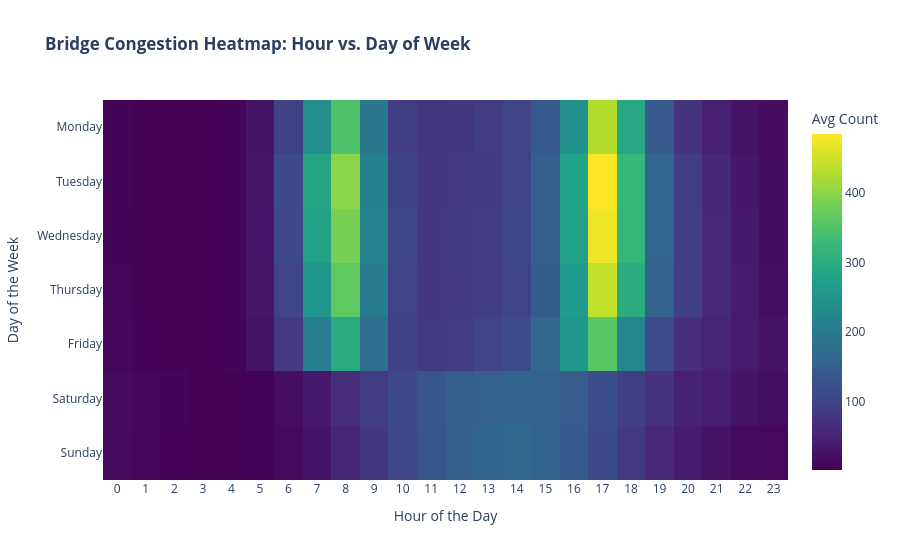

The notebook cell this image was saved under:
### Code cell
# Create a pivot table counting average riders per hour per day of week
heatmap_data = df_cleaned.groupby(['Day_of_Week', 'Hour'])['Total_Count'].mean().reset_index()
# Map index back to string labels for readable visual layout
day_map = {0: 'Monday', 1: 'Tuesday', 2: 'Wednesday', 3: 'Thursday', 4: 'Friday', 5: 'Saturday', 6: 'Sunday'}
heatmap_data['Day_Name'] = heatmap_data['Day_of_Week'].map(day_map)

# Pivot for heatmap generation
heatmap_pivot = heatmap_data.pivot(index='Day_Name', columns='Hour', values='Total_Count')
heatmap_pivot = heatmap_pivot.reindex(['Monday', 'Tuesday', 'Wednesday', 'Thursday', 'Friday', 'Saturday', 'Sunday'])

fig_heatmap = px.imshow(
    heatmap_pivot,
    labels=dict(x="Hour of the Day", y="Day of the Week", color="Avg Count"),
    x=heatmap_pivot.columns,
    y=heatmap_pivot.index,
    color_continuous_scale='Viridis',
    title='<b>Bridge Congestion Heatmap: Hour vs. Day of Week</b>'
)
fig_heatmap.update_layout(xaxis=dict(tickmode='linear', dtick=1))
fig_heatmap.show()

### Figure 1 — Plotly figure (JSON) as saved in the notebook; plotly's stock layout.template omitted (floating-point values rounded to 4 significant figures; data arrays with more than 128 entries replaced by an {"elided": "..."} marker saying what was removed)
{"data": [{"coloraxis": "coloraxis", "hovertemplate": "Hour of the Day: %{x}<br>Day of the Week: %{y}<br>Avg Count: %{z}<extra></extra>", "name": "0", "type": "heatmap", "x": [0, 1, 2, 3, 4, 5, 6, 7, 8, 9, 10, 11, 12, 13, 14, 15, 16, 17, 18, 19, 20, 21, 22, 23], "xaxis": "x", "y": ["Monday", "Tuesday", "Wednesday", "Thursday", "Friday", "Saturday", "Sunday"], "yaxis": "y", "z": {"elided": "7x24 float values"}}], "layout": {"coloraxis": {"colorbar": {"title": {"text": "Avg Count"}}, "colorscale": [[0, "#440154"], [0.1111, "#482878"], [0.2222, "#3e4989"], [0.3333, "#31688e"], [0.4444, "#26828e"], [0.5556, "#1f9e89"], [0.6667, "#35b779"], [0.7778, "#6ece58"], [0.8889, "#b5de2b"], [1, "#fde725"]]}, "title": {"text": "<b>Bridge Congestion Heatmap: Hour vs. Day of Week</b>"}, "xaxis": {"anchor": "y", "constrain": "domain", "domain": [0, 1], "dtick": 1, "scaleanchor": "y", "tickmode": "linear", "title": {"text": "Hour of the Day"}}, "yaxis": {"anchor": "x", "autorange": "reversed", "constrain": "domain", "domain": [0, 1], "title": {"text": "Day of the Week"}}}}
